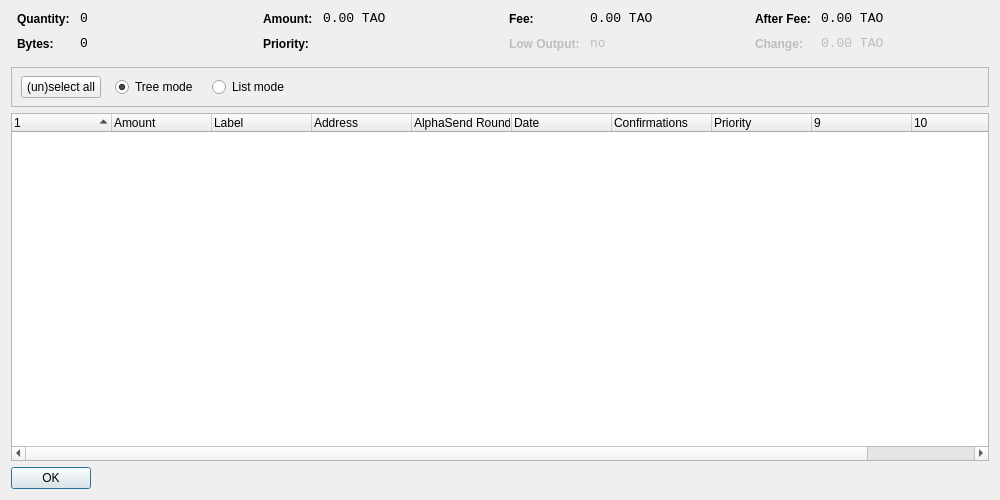
<?xml version="1.0" encoding="UTF-8"?>
<ui version="4.0">
 <class>CoinControlDialog</class>
 <widget class="QDialog" name="CoinControlDialog">
  <property name="geometry">
   <rect>
    <x>0</x>
    <y>0</y>
    <width>1000</width>
    <height>500</height>
   </rect>
  </property>
  <property name="windowTitle">
   <string>Coin Control</string>
  </property>
  <layout class="QVBoxLayout" name="verticalLayout">
   <item>
    <layout class="QHBoxLayout" name="horizontalLayoutTop" stretch="0,0,0,0">
     <property name="topMargin">
      <number>0</number>
     </property>
     <property name="bottomMargin">
      <number>10</number>
     </property>
     <item>
      <layout class="QFormLayout" name="formLayoutCoinControl1">
       <property name="horizontalSpacing">
        <number>10</number>
       </property>
       <property name="verticalSpacing">
        <number>10</number>
       </property>
       <property name="leftMargin">
        <number>6</number>
       </property>
       <property name="rightMargin">
        <number>6</number>
       </property>
       <item row="0" column="0">
        <widget class="QLabel" name="labelCoinControlQuantityText">
         <property name="styleSheet">
          <string notr="true">font-weight:bold;</string>
         </property>
         <property name="text">
          <string>Quantity:</string>
         </property>
        </widget>
       </item>
       <item row="0" column="1">
        <widget class="QLabel" name="labelCoinControlQuantity">
         <property name="font">
          <font>
           <family>Monospace</family>
           <pointsize>10</pointsize>
          </font>
         </property>
         <property name="cursor">
          <cursorShape>IBeamCursor</cursorShape>
         </property>
         <property name="contextMenuPolicy">
          <enum>Qt::ActionsContextMenu</enum>
         </property>
         <property name="text">
          <string notr="true">0</string>
         </property>
         <property name="textInteractionFlags">
          <set>Qt::LinksAccessibleByMouse|Qt::TextSelectableByKeyboard|Qt::TextSelectableByMouse</set>
         </property>
        </widget>
       </item>
       <item row="1" column="0">
        <widget class="QLabel" name="labelCoinControlBytesText">
         <property name="styleSheet">
          <string notr="true">font-weight:bold;</string>
         </property>
         <property name="text">
          <string>Bytes:</string>
         </property>
        </widget>
       </item>
       <item row="1" column="1">
        <widget class="QLabel" name="labelCoinControlBytes">
         <property name="font">
          <font>
           <family>Monospace</family>
           <pointsize>10</pointsize>
          </font>
         </property>
         <property name="cursor">
          <cursorShape>IBeamCursor</cursorShape>
         </property>
         <property name="contextMenuPolicy">
          <enum>Qt::ActionsContextMenu</enum>
         </property>
         <property name="text">
          <string notr="true">0</string>
         </property>
         <property name="textInteractionFlags">
          <set>Qt::LinksAccessibleByMouse|Qt::TextSelectableByKeyboard|Qt::TextSelectableByMouse</set>
         </property>
        </widget>
       </item>
      </layout>
     </item>
     <item>
      <layout class="QFormLayout" name="formLayoutCoinControl2">
       <property name="horizontalSpacing">
        <number>10</number>
       </property>
       <property name="verticalSpacing">
        <number>10</number>
       </property>
       <property name="leftMargin">
        <number>6</number>
       </property>
       <property name="rightMargin">
        <number>6</number>
       </property>
       <item row="0" column="0">
        <widget class="QLabel" name="labelCoinControlAmountText">
         <property name="styleSheet">
          <string notr="true">font-weight:bold;</string>
         </property>
         <property name="text">
          <string>Amount:</string>
         </property>
        </widget>
       </item>
       <item row="0" column="1">
        <widget class="QLabel" name="labelCoinControlAmount">
         <property name="font">
          <font>
           <family>Monospace</family>
           <pointsize>10</pointsize>
          </font>
         </property>
         <property name="cursor">
          <cursorShape>IBeamCursor</cursorShape>
         </property>
         <property name="contextMenuPolicy">
          <enum>Qt::ActionsContextMenu</enum>
         </property>
         <property name="text">
          <string notr="true">0.00 TAO</string>
         </property>
         <property name="textInteractionFlags">
          <set>Qt::LinksAccessibleByMouse|Qt::TextSelectableByKeyboard|Qt::TextSelectableByMouse</set>
         </property>
        </widget>
       </item>
       <item row="1" column="0">
        <widget class="QLabel" name="labelCoinControlPriorityText">
         <property name="styleSheet">
          <string notr="true">font-weight:bold;</string>
         </property>
         <property name="text">
          <string>Priority:</string>
         </property>
        </widget>
       </item>
       <item row="1" column="1">
        <widget class="QLabel" name="labelCoinControlPriority">
         <property name="font">
          <font>
           <family>Monospace</family>
           <pointsize>10</pointsize>
          </font>
         </property>
         <property name="cursor">
          <cursorShape>IBeamCursor</cursorShape>
         </property>
         <property name="contextMenuPolicy">
          <enum>Qt::ActionsContextMenu</enum>
         </property>
         <property name="text">
          <string/>
         </property>
         <property name="textInteractionFlags">
          <set>Qt::LinksAccessibleByMouse|Qt::TextSelectableByKeyboard|Qt::TextSelectableByMouse</set>
         </property>
        </widget>
       </item>
      </layout>
     </item>
     <item>
      <layout class="QFormLayout" name="formLayoutCoinControl3">
       <property name="horizontalSpacing">
        <number>10</number>
       </property>
       <property name="verticalSpacing">
        <number>10</number>
       </property>
       <property name="leftMargin">
        <number>6</number>
       </property>
       <property name="rightMargin">
        <number>6</number>
       </property>
       <item row="0" column="0">
        <widget class="QLabel" name="labelCoinControlFeeText">
         <property name="styleSheet">
          <string notr="true">font-weight:bold;</string>
         </property>
         <property name="text">
          <string>Fee:</string>
         </property>
        </widget>
       </item>
       <item row="0" column="1">
        <widget class="QLabel" name="labelCoinControlFee">
         <property name="font">
          <font>
           <family>Monospace</family>
           <pointsize>10</pointsize>
          </font>
         </property>
         <property name="cursor">
          <cursorShape>IBeamCursor</cursorShape>
         </property>
         <property name="contextMenuPolicy">
          <enum>Qt::ActionsContextMenu</enum>
         </property>
         <property name="text">
          <string notr="true">0.00 TAO</string>
         </property>
         <property name="textInteractionFlags">
          <set>Qt::LinksAccessibleByMouse|Qt::TextSelectableByKeyboard|Qt::TextSelectableByMouse</set>
         </property>
        </widget>
       </item>
       <item row="1" column="0">
        <widget class="QLabel" name="labelCoinControlLowOutputText">
         <property name="enabled">
          <bool>false</bool>
         </property>
         <property name="styleSheet">
          <string notr="true">font-weight:bold;</string>
         </property>
         <property name="text">
          <string>Low Output:</string>
         </property>
        </widget>
       </item>
       <item row="1" column="1">
        <widget class="QLabel" name="labelCoinControlLowOutput">
         <property name="enabled">
          <bool>false</bool>
         </property>
         <property name="font">
          <font>
           <family>Monospace</family>
           <pointsize>10</pointsize>
          </font>
         </property>
         <property name="cursor">
          <cursorShape>IBeamCursor</cursorShape>
         </property>
         <property name="contextMenuPolicy">
          <enum>Qt::ActionsContextMenu</enum>
         </property>
         <property name="text">
          <string notr="true">no</string>
         </property>
         <property name="textInteractionFlags">
          <set>Qt::LinksAccessibleByMouse|Qt::TextSelectableByKeyboard|Qt::TextSelectableByMouse</set>
         </property>
        </widget>
       </item>
      </layout>
     </item>
     <item>
      <layout class="QFormLayout" name="formLayoutCoinControl4">
       <property name="horizontalSpacing">
        <number>10</number>
       </property>
       <property name="verticalSpacing">
        <number>10</number>
       </property>
       <property name="leftMargin">
        <number>6</number>
       </property>
       <property name="rightMargin">
        <number>6</number>
       </property>
       <item row="0" column="0">
        <widget class="QLabel" name="labelCoinControlAfterFeeText">
         <property name="styleSheet">
          <string notr="true">font-weight:bold;</string>
         </property>
         <property name="text">
          <string>After Fee:</string>
         </property>
        </widget>
       </item>
       <item row="0" column="1">
        <widget class="QLabel" name="labelCoinControlAfterFee">
         <property name="font">
          <font>
           <family>Monospace</family>
           <pointsize>10</pointsize>
          </font>
         </property>
         <property name="cursor">
          <cursorShape>IBeamCursor</cursorShape>
         </property>
         <property name="contextMenuPolicy">
          <enum>Qt::ActionsContextMenu</enum>
         </property>
         <property name="text">
          <string notr="true">0.00 TAO</string>
         </property>
         <property name="textInteractionFlags">
          <set>Qt::LinksAccessibleByMouse|Qt::TextSelectableByKeyboard|Qt::TextSelectableByMouse</set>
         </property>
        </widget>
       </item>
       <item row="1" column="0">
        <widget class="QLabel" name="labelCoinControlChangeText">
         <property name="enabled">
          <bool>false</bool>
         </property>
         <property name="styleSheet">
          <string notr="true">font-weight:bold;</string>
         </property>
         <property name="text">
          <string>Change:</string>
         </property>
        </widget>
       </item>
       <item row="1" column="1">
        <widget class="QLabel" name="labelCoinControlChange">
         <property name="enabled">
          <bool>false</bool>
         </property>
         <property name="font">
          <font>
           <family>Monospace</family>
           <pointsize>10</pointsize>
          </font>
         </property>
         <property name="cursor">
          <cursorShape>IBeamCursor</cursorShape>
         </property>
         <property name="contextMenuPolicy">
          <enum>Qt::ActionsContextMenu</enum>
         </property>
         <property name="text">
          <string notr="true">0.00 TAO</string>
         </property>
         <property name="textInteractionFlags">
          <set>Qt::LinksAccessibleByMouse|Qt::TextSelectableByKeyboard|Qt::TextSelectableByMouse</set>
         </property>
        </widget>
       </item>
      </layout>
     </item>
    </layout>
   </item>
   <item>
    <widget class="QFrame" name="frame">
     <property name="minimumSize">
      <size>
       <width>0</width>
       <height>40</height>
      </size>
     </property>
     <property name="frameShape">
      <enum>QFrame::StyledPanel</enum>
     </property>
     <property name="frameShadow">
      <enum>QFrame::Sunken</enum>
     </property>
     <widget class="QWidget" name="horizontalLayoutWidget">
      <property name="geometry">
       <rect>
        <x>10</x>
        <y>0</y>
        <width>781</width>
        <height>41</height>
       </rect>
      </property>
      <layout class="QHBoxLayout" name="horizontalLayoutPanel" stretch="0,0,0,0,0">
       <property name="spacing">
        <number>14</number>
       </property>
       <item>
        <widget class="QPushButton" name="pushButtonSelectAll">
         <property name="sizePolicy">
          <sizepolicy hsizetype="Maximum" vsizetype="Fixed">
           <horstretch>0</horstretch>
           <verstretch>0</verstretch>
          </sizepolicy>
         </property>
         <property name="text">
          <string>(un)select all</string>
         </property>
        </widget>
       </item>
       <item>
        <widget class="QRadioButton" name="radioTreeMode">
         <property name="sizePolicy">
          <sizepolicy hsizetype="Maximum" vsizetype="Fixed">
           <horstretch>0</horstretch>
           <verstretch>0</verstretch>
          </sizepolicy>
         </property>
         <property name="text">
          <string>Tree mode</string>
         </property>
         <property name="checked">
          <bool>true</bool>
         </property>
        </widget>
       </item>
       <item>
        <widget class="QRadioButton" name="radioListMode">
         <property name="sizePolicy">
          <sizepolicy hsizetype="Maximum" vsizetype="Fixed">
           <horstretch>0</horstretch>
           <verstretch>0</verstretch>
          </sizepolicy>
         </property>
         <property name="text">
          <string>List mode</string>
         </property>
        </widget>
       </item>
       <item>
        <spacer name="horizontalSpacer">
         <property name="orientation">
          <enum>Qt::Horizontal</enum>
         </property>
         <property name="sizeHint" stdset="0">
          <size>
           <width>40</width>
           <height>20</height>
          </size>
         </property>
        </spacer>
       </item>
      </layout>
     </widget>
    </widget>
   </item>
   <item>
    <widget class="CoinControlTreeWidget" name="treeWidget">
     <property name="contextMenuPolicy">
      <enum>Qt::CustomContextMenu</enum>
     </property>
     <property name="sortingEnabled">
      <bool>false</bool>
     </property>
     <property name="columnCount">
      <number>11</number>
     </property>
     <attribute name="headerShowSortIndicator" stdset="0">
      <bool>true</bool>
     </attribute>
     <attribute name="headerStretchLastSection">
      <bool>false</bool>
     </attribute>
     <column>
      <property name="text">
       <string/>
      </property>
     </column>
     <column>
      <property name="text">
       <string>Amount</string>
      </property>
     </column>
     <column>
      <property name="text">
       <string>Label</string>
      </property>
     </column>
     <column>
      <property name="text">
       <string>Address</string>
      </property>
     </column>
     <column>
      <property name="text">
       <string>AlphaSend Rounds</string>
      </property>
    </column>
     <column>
      <property name="text">
       <string>Date</string>
      </property>
     </column>
     <column>
      <property name="text">
       <string>Confirmations</string>
      </property>
      <property name="toolTip">
       <string>Confirmed</string>
      </property>
     </column>
     <column>
      <property name="text">
       <string>Priority</string>
      </property>
     </column>
     <column>
      <property name="text">
       <string/>
      </property>
     </column>
     <column>
      <property name="text">
       <string/>
      </property>
     </column>
     <column>
      <property name="text">
       <string/>
      </property>
     </column>
     <column>
      <property name="text">
       <string/>
      </property>
     </column>
    </widget>
   </item>
   <item>
    <widget class="QDialogButtonBox" name="buttonBox">
     <property name="sizePolicy">
      <sizepolicy hsizetype="Maximum" vsizetype="Fixed">
       <horstretch>0</horstretch>
       <verstretch>0</verstretch>
      </sizepolicy>
     </property>
     <property name="orientation">
      <enum>Qt::Horizontal</enum>
     </property>
     <property name="standardButtons">
      <set>QDialogButtonBox::Ok</set>
     </property>
    </widget>
   </item>
  </layout>
 </widget>
 <customwidgets>
  <customwidget>
   <class>CoinControlTreeWidget</class>
   <extends>QTreeWidget</extends>
   <header>coincontroltreewidget.h</header>
  </customwidget>
 </customwidgets>
 <resources/>
 <connections/>
</ui>
